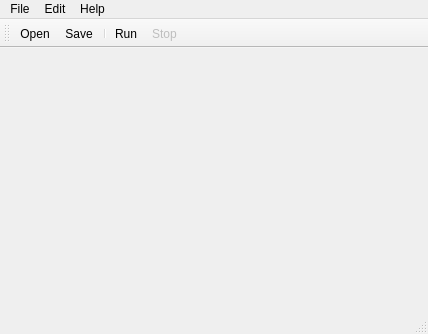
<?xml version="1.0" encoding="UTF-8"?>
<ui version="4.0">
 <class>MainWindow</class>
 <widget class="QMainWindow" name="MainWindow">
  <property name="geometry">
   <rect>
    <x>0</x>
    <y>0</y>
    <width>428</width>
    <height>334</height>
   </rect>
  </property>
  <property name="windowTitle">
   <string>Conway's Game of Life</string>
  </property>
  <property name="windowIcon">
   <iconset resource="resources.qrc">
    <normaloff>:/images/icon.ico</normaloff>:/images/icon.ico</iconset>
  </property>
  <widget class="QWidget" name="centralWidget">
   <layout class="QGridLayout" name="gridLayout_2">
    <item row="0" column="0">
     <layout class="QGridLayout" name="gridLayout"/>
    </item>
   </layout>
  </widget>
  <widget class="QMenuBar" name="menuBar">
   <property name="geometry">
    <rect>
     <x>0</x>
     <y>0</y>
     <width>428</width>
     <height>20</height>
    </rect>
   </property>
   <widget class="QMenu" name="menuFile">
    <property name="title">
     <string>File</string>
    </property>
    <addaction name="actionNew"/>
    <addaction name="actionOpen"/>
    <addaction name="actionSave"/>
   </widget>
   <widget class="QMenu" name="menuEdit">
    <property name="title">
     <string>Edit</string>
    </property>
    <addaction name="actionStep"/>
    <addaction name="separator"/>
    <addaction name="actionRun"/>
    <addaction name="actionStop"/>
   </widget>
   <widget class="QMenu" name="menuHelp">
    <property name="title">
     <string>Help</string>
    </property>
    <addaction name="actionAbout_Qt"/>
   </widget>
   <addaction name="menuFile"/>
   <addaction name="menuEdit"/>
   <addaction name="menuHelp"/>
  </widget>
  <widget class="QToolBar" name="mainToolBar">
   <attribute name="toolBarArea">
    <enum>TopToolBarArea</enum>
   </attribute>
   <attribute name="toolBarBreak">
    <bool>false</bool>
   </attribute>
   <addaction name="actionOpen"/>
   <addaction name="actionSave"/>
   <addaction name="separator"/>
   <addaction name="actionRun"/>
   <addaction name="actionStop"/>
  </widget>
  <widget class="QStatusBar" name="statusBar"/>
  <action name="actionNew">
   <property name="text">
    <string>New</string>
   </property>
  </action>
  <action name="actionOpen">
   <property name="icon">
    <iconset>
     <normaloff>:/qt-project.org/styles/commonstyle/images/standardbutton-open-128.png</normaloff>:/qt-project.org/styles/commonstyle/images/standardbutton-open-128.png</iconset>
   </property>
   <property name="text">
    <string>Open...</string>
   </property>
  </action>
  <action name="actionSave">
   <property name="icon">
    <iconset>
     <normaloff>:/qt-project.org/styles/commonstyle/images/standardbutton-save-128.png</normaloff>:/qt-project.org/styles/commonstyle/images/standardbutton-save-128.png</iconset>
   </property>
   <property name="text">
    <string>Save...</string>
   </property>
  </action>
  <action name="actionStep">
   <property name="text">
    <string>Step</string>
   </property>
  </action>
  <action name="actionRun">
   <property name="icon">
    <iconset>
     <normaloff>:/qt-project.org/styles/commonstyle/images/media-play-32.png</normaloff>:/qt-project.org/styles/commonstyle/images/media-play-32.png</iconset>
   </property>
   <property name="text">
    <string>Run</string>
   </property>
  </action>
  <action name="actionStop">
   <property name="enabled">
    <bool>false</bool>
   </property>
   <property name="icon">
    <iconset>
     <normaloff>:/qt-project.org/styles/commonstyle/images/media-stop-32.png</normaloff>:/qt-project.org/styles/commonstyle/images/media-stop-32.png</iconset>
   </property>
   <property name="text">
    <string>Stop</string>
   </property>
  </action>
  <action name="actionAbout_Qt">
   <property name="icon">
    <iconset>
     <normaloff>:/qt-project.org/qmessagebox/images/qtlogo-64.png</normaloff>:/qt-project.org/qmessagebox/images/qtlogo-64.png</iconset>
   </property>
   <property name="text">
    <string>About Qt</string>
   </property>
  </action>
 </widget>
 <layoutdefault spacing="6" margin="11"/>
 <resources>
  <include location="resources.qrc"/>
 </resources>
 <connections/>
</ui>
